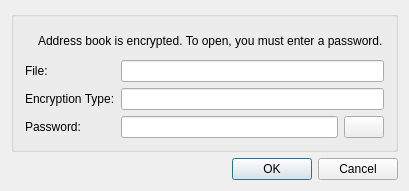
<?xml version="1.0" encoding="UTF-8"?>
<ui version="4.0">
 <class>UnlockDialog</class>
 <widget class="QDialog" name="UnlockDialog">
  <property name="windowModality">
   <enum>Qt::WindowModality::WindowModal</enum>
  </property>
  <property name="geometry">
   <rect>
    <x>0</x>
    <y>0</y>
    <width>409</width>
    <height>191</height>
   </rect>
  </property>
  <property name="sizePolicy">
   <sizepolicy hsizetype="Fixed" vsizetype="Fixed">
    <horstretch>0</horstretch>
    <verstretch>0</verstretch>
   </sizepolicy>
  </property>
  <property name="windowTitle">
   <string>Unlock Address Book</string>
  </property>
  <layout class="QVBoxLayout" name="verticalLayout_4">
   <item>
    <widget class="QGroupBox" name="groupBox">
     <property name="title">
      <string/>
     </property>
     <layout class="QVBoxLayout" name="verticalLayout_3">
      <item>
       <layout class="QHBoxLayout" name="horizontalLayout_3">
        <item>
         <widget class="QLabel" name="label_icon">
          <property name="sizePolicy">
           <sizepolicy hsizetype="Fixed" vsizetype="Fixed">
            <horstretch>0</horstretch>
            <verstretch>0</verstretch>
           </sizepolicy>
          </property>
          <property name="text">
           <string/>
          </property>
          <property name="pixmap">
           <pixmap resource="../../common/resources/common.qrc">:/img/lock.svg</pixmap>
          </property>
         </widget>
        </item>
        <item>
         <widget class="QLabel" name="label">
          <property name="text">
           <string>Address book is encrypted. To open, you must enter a password.</string>
          </property>
         </widget>
        </item>
       </layout>
      </item>
      <item>
       <layout class="QHBoxLayout" name="horizontalLayout_2">
        <item>
         <layout class="QVBoxLayout" name="verticalLayout">
          <item>
           <widget class="QLabel" name="label_file">
            <property name="text">
             <string>File:</string>
            </property>
           </widget>
          </item>
          <item>
           <widget class="QLabel" name="label_encryption_type">
            <property name="text">
             <string>Encryption Type:</string>
            </property>
           </widget>
          </item>
          <item>
           <widget class="QLabel" name="label_password">
            <property name="text">
             <string>Password:</string>
            </property>
           </widget>
          </item>
         </layout>
        </item>
        <item>
         <layout class="QVBoxLayout" name="verticalLayout_2">
          <item>
           <widget class="QLineEdit" name="edit_file">
            <property name="readOnly">
             <bool>true</bool>
            </property>
           </widget>
          </item>
          <item>
           <widget class="QLineEdit" name="edit_encryption_type">
            <property name="autoFillBackground">
             <bool>false</bool>
            </property>
            <property name="readOnly">
             <bool>true</bool>
            </property>
           </widget>
          </item>
          <item>
           <layout class="QHBoxLayout" name="horizontalLayout">
            <item>
             <widget class="QLineEdit" name="edit_password">
              <property name="echoMode">
               <enum>QLineEdit::EchoMode::Password</enum>
              </property>
             </widget>
            </item>
            <item>
             <widget class="QPushButton" name="button_show_password">
              <property name="sizePolicy">
               <sizepolicy hsizetype="Fixed" vsizetype="Fixed">
                <horstretch>0</horstretch>
                <verstretch>0</verstretch>
               </sizepolicy>
              </property>
              <property name="text">
               <string/>
              </property>
              <property name="icon">
               <iconset resource="../../common/resources/common.qrc">
                <normaloff>:/img/show-password.svg</normaloff>:/img/show-password.svg</iconset>
              </property>
              <property name="iconSize">
               <size>
                <width>24</width>
                <height>24</height>
               </size>
              </property>
              <property name="checkable">
               <bool>true</bool>
              </property>
             </widget>
            </item>
           </layout>
          </item>
         </layout>
        </item>
       </layout>
      </item>
     </layout>
    </widget>
   </item>
   <item>
    <widget class="DialogButtonBox" name="button_box">
     <property name="standardButtons">
      <set>QDialogButtonBox::StandardButton::Cancel|QDialogButtonBox::StandardButton::Ok</set>
     </property>
    </widget>
   </item>
  </layout>
 </widget>
 <layoutdefault spacing="6" margin="11"/>
 <customwidgets>
  <customwidget>
   <class>DialogButtonBox</class>
   <extends>QDialogButtonBox</extends>
   <header>common/ui/dialog_button_box.h</header>
  </customwidget>
 </customwidgets>
 <resources>
  <include location="../../common/resources/common.qrc"/>
 </resources>
 <connections/>
</ui>
